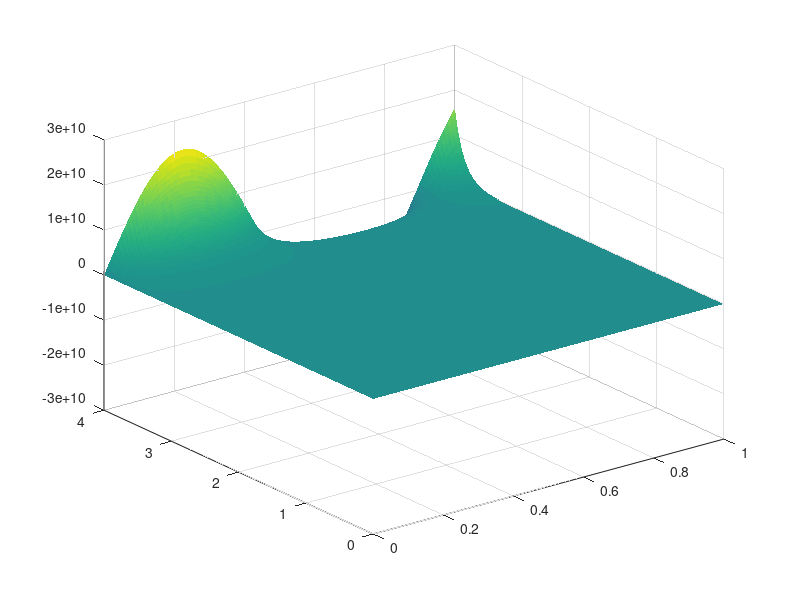

This chart was generated by the following MATLAB code:
%Definir Variables
h = 0.01;                % Tamaño del paso de la cuadrícula.
max = 10;                % Límite superior para calcular los primeros cinco términos de la serie.
V = 0;

% a = Largo del rectángulo
% b = Ancho del rectángulo
% x = Coordenada en eje x del punto de interés
% y = Coordenada en eje y del punto de interés
% Vo = Voltaje en uno de los lados del réctangulo
% Definir el arreglo de los escenarios - [x, y, a, b, vo]
escenarios = [
0.25, 0.25, 1, 4, 100;
0.25, 0.50, 1, 4, 100;
0.25, 0.75, 1, 4, 100;
0.50, 0.25, 1, 4, 100;
0.50, 0.50, 1, 4, 100;
0.50, 0.75, 1, 4, 100;
0.75, 0.25, 1, 4, 100;
0.75, 0.50, 1, 4, 100;
0.75, 0.75, 1, 4, 100;
];
% Loop for para obtener los términos de la serie
for f = 1:9 % El bucle se hace la primera fila hasta la última (en este caso de 1 a 9). La columna se define a la derecha
x = escenarios(f, 1);
y = escenarios(f, 2);
a = escenarios(f, 3);
b = escenarios(f, 4);
vo = escenarios(f, 5);
c = 4 * vo / pi;           % Constante utilizada en la suma de la serie de Fourier
temp = 0;
% Calcular el potencial en el punto (x, y)
for n = 1:2:max
valor1 = sin(n * pi * x / b);
valor2 = sinh(n * pi * y / b);
valor3 = n * sinh(n * pi * a / b);
temp = temp + (valor1 * valor2) / valor3;
end
V = temp*c;
% Imprimir el valor del potencial en la terminal
fprintf('El potencial en el punto (x = %.2f, y = %.2f) es V = %.2f V\n ', x, y, V);
end
% Hacer la cuadrícula en base al ancho y alto del rectángulo en base al problema, además del step utilizado que es 0.01 para que se vea bien
[x, y] = meshgrid(0:h:a, 0:h:b);

temp = 0;
%Graficar todos los puntos en la gráfica
for n = 1:2:max
valor1 = sin(n * pi * x / b);
valor2 = sinh(n * pi * y / b);
valor3 = n * sinh(n * pi * a / b);
temp = temp + valor1 .* valor2 ./ valor3; %Para mostrarse en la gráfica hay que realizar un producto punto para dejarlo con coordenadas
V = temp * c;
end

% Generar la gráfica
surf(x, y, V, 'EdgeColor', 'none');
